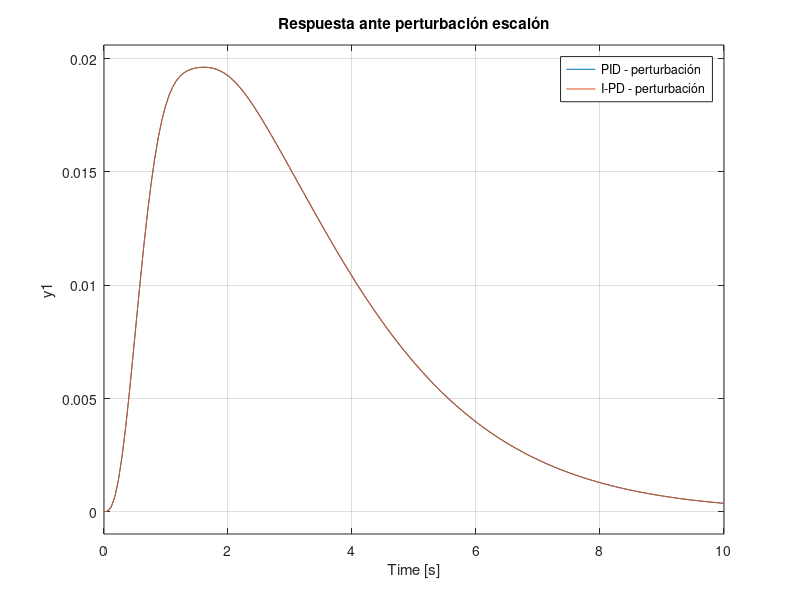
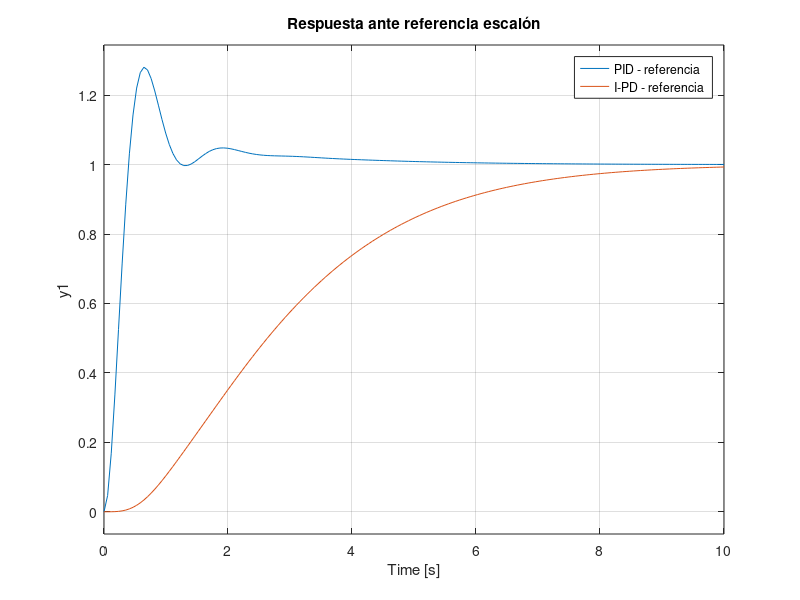

MATLAB code for these plots, in order:
s = tf('s');

Gp = 1/(s*(s+1)*(s+5));

K = 39.42;
Ti = 3.077;
Td = 0.7692;

Gc = K*(1 + 1/(Ti*s) + Td*s);

% PID clásico
T_PID_R = feedback(Gc*Gp, 1);   % C(s)/R(s)
T_PID_D = feedback(Gp, Gc);     % C(s)/D(s)

% I-PD
T_IPD_R = (Gp*K*(1/(Ti*s))) / (1 + Gp*Gc);
T_IPD_D = Gp / (1 + Gp*Gc);

T_IPD_R = minreal(T_IPD_R);
T_IPD_D = minreal(T_IPD_D);
T_PID_R = minreal(T_PID_R);
T_PID_D = minreal(T_PID_D);

disp('C/R PID:')
T_PID_R

disp('C/R I-PD:')
T_IPD_R

disp('C/D PID:')
T_PID_D

disp('C/D I-PD:')
T_IPD_D

figure;
step(T_PID_D, T_IPD_D)
grid on
legend('PID - perturbación', 'I-PD - perturbación')
title('Respuesta ante perturbación escalón')

figure;
step(T_PID_R, T_IPD_R)
grid on
legend('PID - referencia', 'I-PD - referencia')
title('Respuesta ante referencia escalón')
